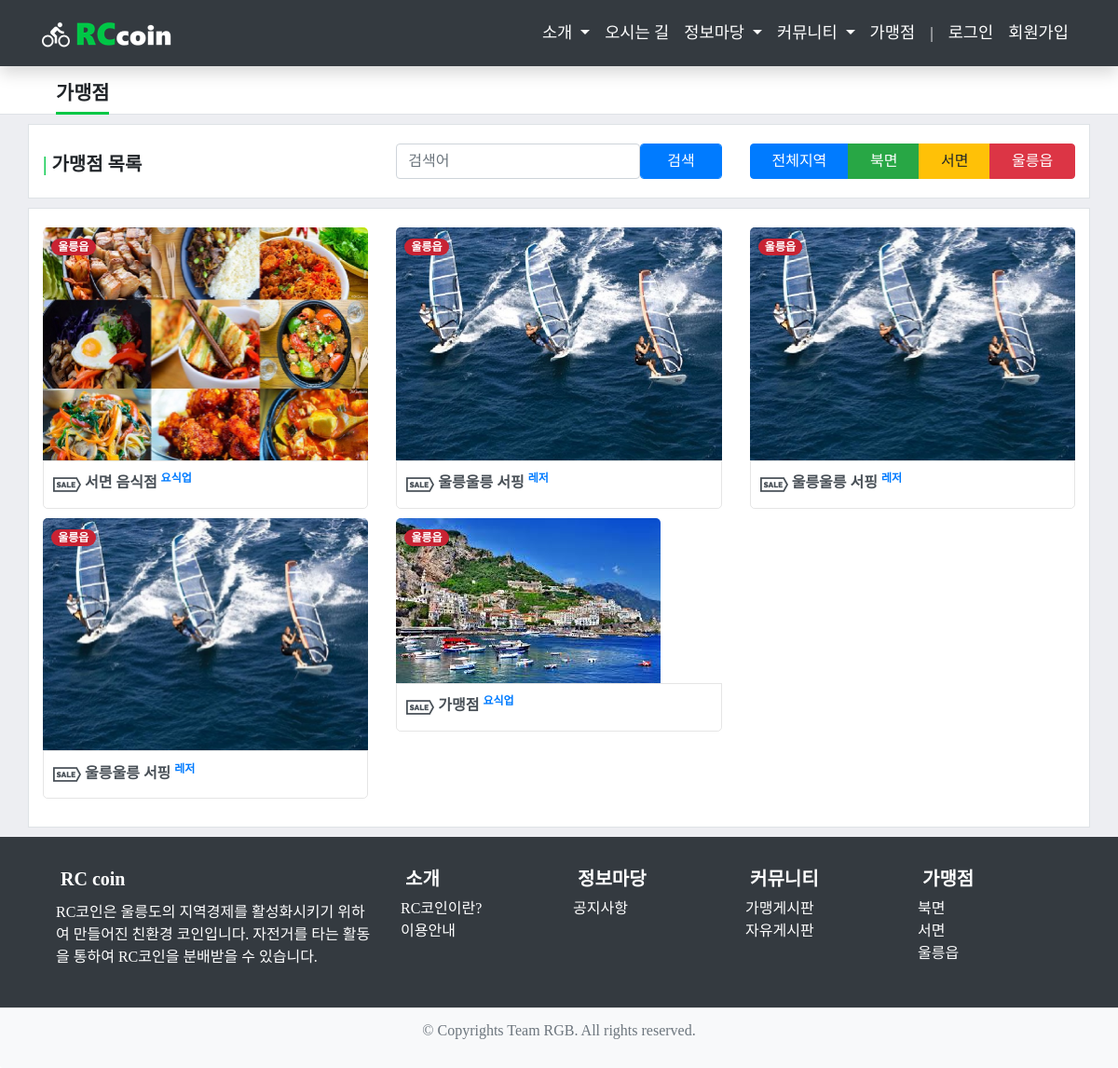
/store/list/filter/1/, run on an earlier commit of the app's database.
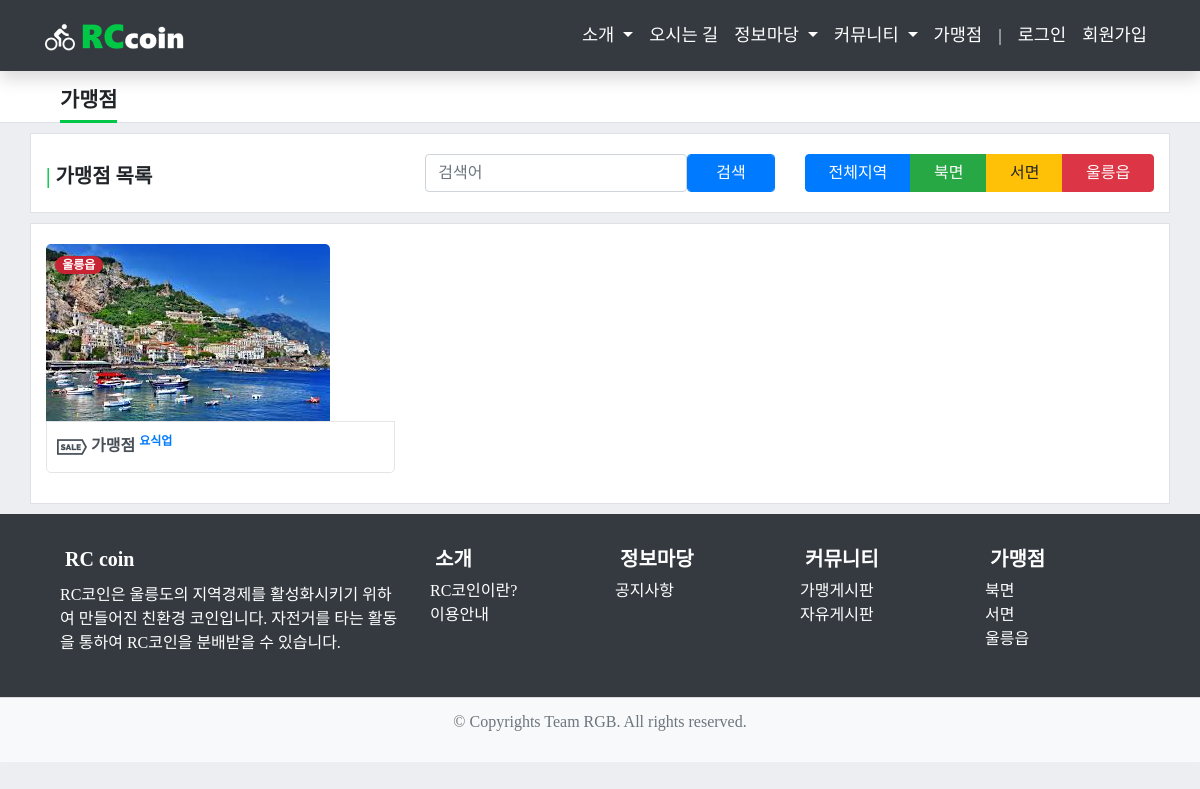
And on a later commit of the database.
### store/models.py (models this page shows, shortened)
class Photo(models.Model):
    store = models.ForeignKey('Store', on_delete=models.CASCADE)
    image = ThumbnailImageField(upload_to=upload_path_handler, null=True)
    upload_date = models.DateTimeField(auto_now_add=True)
    class Meta:
        ordering = ['store']

@python_2_unicode_compatible
class Store(models.Model):
    name = models.CharField(max_length=100, null=True)
    corporate_number = models.CharField(max_length=12, null=True)
    representative = models.ForeignKey(User, null=True, on_delete=models.CASCADE)
    category = models.ForeignKey(Category, null=True, on_delete=models.CASCADE)
    location = models.ForeignKey(Location, null=True, on_delete=models.CASCADE)
    address = models.CharField(max_length=100, null=True, default='-')
    phone_number = models.CharField(max_length=15, null=True, default='-')
    url = models.CharField(max_length=100, null=True, default='-')
    opening_hour = models.CharField(max_length=2, null=True)
    opening_minute = models.CharField(max_length=2, null=True)
    closing_hour = models.CharField(max_length=2, null=True)
    closing_minute = models.CharField(max_length=2, null=True)
    description = models.TextField(blank=True)
    registered_date = models.DateTimeField(auto_now_add=True, null=True)
    modified_date = models.DateTimeField(auto_now=True)
    status = models.IntegerField(default=1)
    def __str__(self):
        return self.name

class Location(models.Model):
    loc = models.CharField(max_length=20)
    def __str__(self):
        return self.loc

class Category(models.Model):
    domain = models.CharField(max_length=20)
    def __str__(self):
        return self.domain

### store/views.py (the view)
# urls.py: path('list/filter/<int:loc>/', filteredStoresPV.as_view(), name='filteredStores'),
class filteredStoresPV(ListView):
    model=Photo
    paginate_by = 9
    context_object_name = 'photos'
    template_name = 'store_list.html'
    def get_context_data(self, **kwargs):
        context = super(filteredStoresPV, self).get_context_data(**kwargs)
        paginator = context['paginator']
        page_numbers_range = 5  # Display only 5 page numbers
        max_index = len(paginator.page_range)
        page = self.request.GET.get('page')
        if page:
            self.request.session['page'] = page
        else:
            self.request.session['page'] = 1
        current_page = int(page) if page else 1
        start_index = int((current_page - 1) / page_numbers_range) * page_numbers_range
        end_index = start_index + page_numbers_range
        if end_index >= max_index:
            end_index = max_index
        page_range = paginator.page_range[start_index:end_index]
        context['page_range'] = page_range
        return context
    def get_queryset(self, **kwargs):
        loc = self.kwargs.get('loc',None)
        self.request.session['filter'] = loc
        if loc == 4:
            search_query = self.request.GET.get('keyword', None)
            self.request.session['keyword'] = search_query
            queryset = Photo.objects.filter(Q(store__name__icontains=search_query) & Q(store__status=2) ) # filter returns a list so you might consider skip except part
        else:
            if 'keyword' in self.request.session:
                del self.request.session['keyword']
            queryset = Photo.objects.filter(Q(store__status=2) & Q(store__location=loc))
        return queryset

### store/templates/store/photo_list.html (shortened to what this page needs)
{% extends 'base.html' %}
{% block head %}
{% load staticfiles %}
{% endblock head %}
{% block body %}
    <div id="contents" class="page-header">
        <div class="container">
            <div class="row page-title">
                <a>가맹점</a>
            </div>
        </div>
    </div>
    <div id="contents">
        <div class="container">
            <div class="row justify-content-center page">
                <div class="col-md card">
                    <div class="card-body">
                        <div class="row">
                            <h5 class="col-lg-4 col-md-12 col-sm-12 card-subtitle"><a style="color:#00c746;">|</a> 가맹점 목록</h5>
                            <div class="col-lg-4 col-md-12 col-sm-12 margin-top" style="text-align: right;">
                                <form id="searchform" action="{% url 'store:filteredStores' 4 %}" method="GET" class="row" style="margin: 0;">
                                    <input type="text" id="keyword" name="keyword" class="form-control" style="width: 75%;" required placeholder="검색어" />
                                    <input type="submit" value="검색" class="btn btn-primary form-control" style="width: 25%;" />
                                </form>
                            </div>
                            <div class="col-lg-4 col-md-12 col-sm-12 btn-group margin-top">
                                <a href="{% url 'store:store_list' %}?page=1" class="btn btn-primary">전체지역</a>
                                <a href="{% url 'store:filteredStores' 3 %}?page=1" class="btn btn-success" />북면</a>
                                <a href="{% url 'store:filteredStores' 2 %}?page=1" class="btn btn-warning" />서면</a>
                                <a href="{% url 'store:filteredStores' 1 %}?page=1" class="btn btn-danger" />울릉읍</a>
                            </div>
                        </div>
                    </div>
                </div>
            </div>
            <div class="row justify-content-center page">
                <div class="col-md card">
                    <div class="card-body">
                        <div class="row">
                            {% for photo in photos %}
                            <a href="{% url 'store:filteredStoresDetail' photo.store_id %}">
                                <div class="col-lg-4 col-md-6 col-sm-12 card"> <img class="img-fluid" src="/media/{{ photo.image }}" alt="">
                                    <div class="card-img-overlay"><span class="badge badge-pill badge{{ photo.store.location.id }}">{{ photo.store.location }}</span> </div>
                                    <div class="card-body">
                                        <div class="news-title">
                                            <h2 class=" title-small"><a href="#"><img src="{% static 'img/store.png' %}"> {{ photo.store }}</a> <sup class="text-primary">{{ photo.store.category }}</sup></h2>
                                        </div>
                                    </div>
                                </div>
                            </a>
                            {% endfor %}
                        </div>
                    </div>
                </div>
            </div>
        </div>
    </div>
{% endblock body %}

### templates/base.html (shortened to what this page needs)
<!DOCTYPE html>
<html lang="ko">
  <head>
    {% block head %}
    {% load staticfiles %}
    {% endblock head %}
    <link rel="stylesheet" href="{% static 'bootstrap-4.2.1-dist/css/bootstrap.css' %}">
    <link rel="stylesheet" href="{% static 'spinner/css/jquery.loadingModal.css' %}">
    <link rel="stylesheet" href="{% static 'css/style.css' %}">
</head>
<body>
    <nav class="navbar navbar-expand-lg navbar-dark bg-dark fixed-top shadow">
        <div class="container">
            <a class="navbar-brand" href="{% url 'index' %}">
                <img src="{% static 'img/logo.png' %}">
            </a>
            <div class="collapse navbar-collapse" id="navbarNavDropdown">
                <ul class="navbar-nav">
                    <li class="nav-item dropdown">
                        <a class="nav-link dropdown-toggle" href="#" id="intro" role="button" data-toggle="dropdown" aria-haspopup="true" aria-expanded="false">
                            소개
                        </a>
                    </li>
                    <li class="nav-item">
                        <a class="nav-link" href="{% url 'map' %}">오시는 길<span class="sr-only">(current)</span></a>
                    </li>
                    <li class="nav-item dropdown">
                        <a class="nav-link dropdown-toggle" href="#" id="info" role="button" data-toggle="dropdown" aria-haspopup="true" aria-expanded="false">
                            정보마당
                        </a>
                    </li>
                    <li class="nav-item dropdown">
                        <a class="nav-link dropdown-toggle" href="#" id="community" role="button" data-toggle="dropdown" aria-haspopup="true" aria-expanded="false">
                            커뮤니티
                        </a>
                    </li>
                    <li class="nav-item">
                        <a class="nav-link" href="{% url 'store:store_list' %}?page=1">가맹점</a>
                    </li>
                    <li class="nav-link d-none d-lg-block">|</li>
                    {% if user.is_authenticated %}
                    <li class="nav-item">
                        <a class="nav-link" href="{% url 'account:logout' %}">로그아웃</a>
                    </il>
                    <li class="nav-item dropdown">
                        <a class="nav-link dropdown-toggle" href="#" id="mypage" role="button" data-toggle="dropdown" aria-haspopup="true" aria-expanded="false">
                            마이페이지
                        </a>
                        <div class="dropdown-menu" aria-labelledby="mypage">
                            <a class="dropdown-item" href="{% url 'account:info' %}">계정관리</a>
                            <a class="dropdown-item" href="{% url 'wallet:info' %}">계좌관리</a>
                            {% if user.profile.type == 1 %}
                            <a class="dropdown-item" href="{% url 'store:info' %}">가맹점관리</a>
                            {% elif user.profile.type == 2 %}
                            <a class="dropdown-item" href="{% url 'store:apply' %}">가맹점신청</a>
                            {% endif %}
                            <a class="dropdown-item" href="{% url 'wallet:publish' %}">자전거타기</a>
                        </div>
                    </li>
                    {% else %}
                    <li class="nav-item">
                        <a class="nav-link" href="{% url 'account:login' %}">로그인</a>
                    </li>
                    <li class="nav-item">
                        <a class="nav-link" href="{% url 'account:agreement' %}">회원가입</a>
                    </li>
                    {% endif %}
                </ul>
            </div>
        </div>
    </nav>
    <br><br>
    {% block body %} {% endblock body %}
    <div class="card text-center">
        <div class="bg-dark">
            <div class="container">
                <div class="row" style="text-align: left; margin: 3% 0;">
                    <div class="col-md-4">
                        <h5 class="card-title"><a href="{% url 'index' %}"><strong>RC coin</strong></a></h5>
                        <p class="card-text">
                            RC코인은 울릉도의 지역경제를 활성화시키기 위하여 만들어진 친환경 코인입니다. 자전거를 타는 활동을 통하여 RC코인을 분배받을 수 있습니다.
                        </p><br class="d-block d-md-none">
                    </div>
                    <div class="col-md-2">
                        <div class="card-title">
                            <h5><strong>소개</strong></h5>
                            <ul class="card-text">
                                <li><a href="{% url 'intro' %}">RC코인이란?</a></li>
                                <li><a href="{% url 'guide' %}">이용안내</a></li>
                            </ul>
                            <br class="d-block d-md-none">
                        </div>
                    </div>
                    <div class="col-md-2">
                        <div class="card-title">
                            <h5><strong>정보마당</strong></h5>
                            <ul class="card-text">
                                <li><a href="{% url 'info:list' %}">공지사항</a></li>
                            </ul>
                            <br class="d-block d-md-none">
                        </div>
                    </div>
                    <div class="col-md-2">
                        <div class="card-title">
                            <h5><strong>커뮤니티</strong></h5>
                            <ul class="card-text">
                                <li><a href="#">가맹게시판</a></li>
                                <li><a href="#">자유게시판</a></li>
                            </ul>
                            <br class="d-block d-md-none">
                        </div>
                    </div>
                    <div class="col-md-2">
                        <div class="card-title">
                            <h5><strong>가맹점</strong></h5>
                            <ul class="card-text">
                                <li><a href="{% url 'store:filteredStores' 3 %}?page=1">북면</a></li>
                                <li><a href="{% url 'store:filteredStores' 2 %}?page=1">서면</a></li>
                                <li><a href="{% url 'store:filteredStores' 1 %}?page=1">울릉읍</a></li>
                            </ul>
                        </div>
                    </div>
                </div>
            </div>
        </div>
        <div class="card-footer text-muted bg-light">
            <div class="container">
                <p>© Copyrights Team RGB. All rights reserved.</p>
            </div>
        </div>
    </div>
  </body>
</html>

### wallet/static/css/style.css (style rules this page uses)
body { font-family: 'Nanum Gothic'; font-size: 1rem; background: #edeef2; height: 100vh; }
a { text-decoration: none !important; }
.page { background-color: #fff; margin-top: 10px; margin-bottom: 10px; padding-top: 20px; padding-bottom: 20px; border: 1px solid #dee2e6; }
.page-header { height: 75px; background-color: #fff; border-bottom: 1px solid #dee2e6; }
.page-title { padding-top: 36px; padding-left: 30px; }
.page-title>a { font-size: 1.3rem; border-bottom: 3px solid #00c746; padding-bottom: 5px; font-weight: 600; }
.navbar { font-size: 1.1rem; padding: 0.9rem 1rem; }
.navbar-collapse { flex-grow: 0; }
.navbar-dark .navbar-nav .nav-link { color: #fff; }
.navbar-brand { margin-right: 0; }
.navbar-brand img { width: 50%; }
a.nav-link { cursor: pointer; }
.card { border: 0; border-radius: 0; }
.card-title > a > strong, p.card-text, .card-title > h5, .card-text > li > a { color: #fff; }
ul.card-text, .card-text > li { list-style: none; margin: 0px; padding: 0px; }
.card { border: none; }
.card-subtitle { font-weight: 600; margin-top: 10px; }
.card-body { padding: 0rem; vertical-align: middle; }
strong { font-weight: 750; margin-left: 5px; }

What changed in the data, as far as the page shows it:
removed Photo: image (picture), store.location "울릉읍", store "서면 음식점", store.category "요식업"
removed Photo: image (picture), store.location "울릉읍", store "울릉울릉 서핑", store.category "레저"
removed Photo: image (picture), store.location "울릉읍", store "울릉울릉 서핑", store.category "레저"
removed Photo: image (picture), store.location "울릉읍", store "울릉울릉 서핑", store.category "레저"
